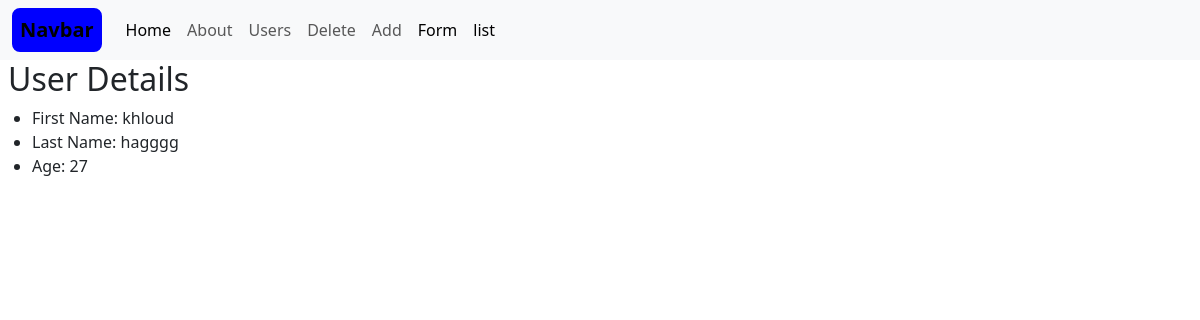
Screenshot of /app/user-details/3 with the database file from the repository.
### app/models.py (models this page shows, shortened)
class User(models.Model):
    first_name = models.CharField(max_length=100)
    last_name = models.CharField(unique=True)
    age = models.IntegerField()
    number = models.IntegerField(default='0', validators=[
            MinValueValidator(0),
            MaxValueValidator(9999999999)
        ])
    class Meta:
        verbose_name = 'User'
        verbose_name_plural = 'Users_List'
        ordering = ['-age']  # Order by age descending
        unique_together = ('first_name', 'last_name')  # Ensure unique combination of first and last name

### app/views.py (the view)
# urls.py: path('user-details/<int:pk>', views.UserDetail.as_view(), name='userDetails'),
class UserDetail(generic.DetailView):
    template_name = 'app/userDetails.html'
    model = models.User
    context_object_name = 'user'  # This will be used in the template to access the user object

### app/templates/app/userDetails.html (shortened to what this page needs)
{% extends 'app/layout.html' %}
{% block content %}
<h2 class="px-2">User Details</h2>
<ul>
  <li>First Name: {{ user.first_name }}</li>
  <li>Last Name: {{ user.last_name }}</li>
  <li>Age: {{ user.age }}</li>
</ul>
{% endblock content %}

### rows the page displays
User: first_name "khloud", last_name "hagggg", age "27"
